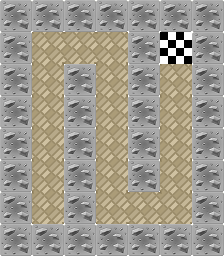

This is a level from a 2D game, rendered from its Tiled map with the project's own tilesets. A one-line summary and the complete map file follow:
An orthogonal 7x8 tile map with 32x32 px tiles, 1 tile layer (Kachelebene 1), 3 tilesets.

<map version="1.0" tiledversion="2018.07.13" orientation="orthogonal" renderorder="right-down" width="7" height="8" tilewidth="32" tileheight="32" infinite="0" nextlayerid="3" nextobjectid="1">
 <tileset firstgid="1" name="wall_1" tilewidth="32" tileheight="32" tilecount="1" columns="1">
  <image source="textures/wall_1.png" width="32" height="32" />
  <tile id="0">
   <properties>
    <property name="Wand" value="" />
   </properties>
  </tile>
 </tileset>
 <tileset firstgid="2" name="finish_flag" tilewidth="32" tileheight="32" tilecount="1" columns="1">
  <image source="textures/finish_flag.png" width="32" height="32" />
  <tile id="0">
   <properties>
    <property name="Ziel" value="" />
   </properties>
  </tile>
 </tileset>
 <tileset firstgid="3" name="floor_city" tilewidth="32" tileheight="32" tilecount="1" columns="1">
  <image source="textures/floor_city.png" width="32" height="32" />
 </tileset>
 <layer id="2" name="Kachelebene 1" width="7" height="8">
  <data encoding="csv">
1,1,1,1,1,1,1,
1,3,3,3,1,2,1,
1,3,1,3,1,3,1,
1,3,1,3,1,3,1,
1,3,1,3,1,3,1,
1,3,1,3,1,3,1,
1,3,1,3,3,3,1,
1,1,1,1,1,1,1
</data>
 </layer>
</map>
